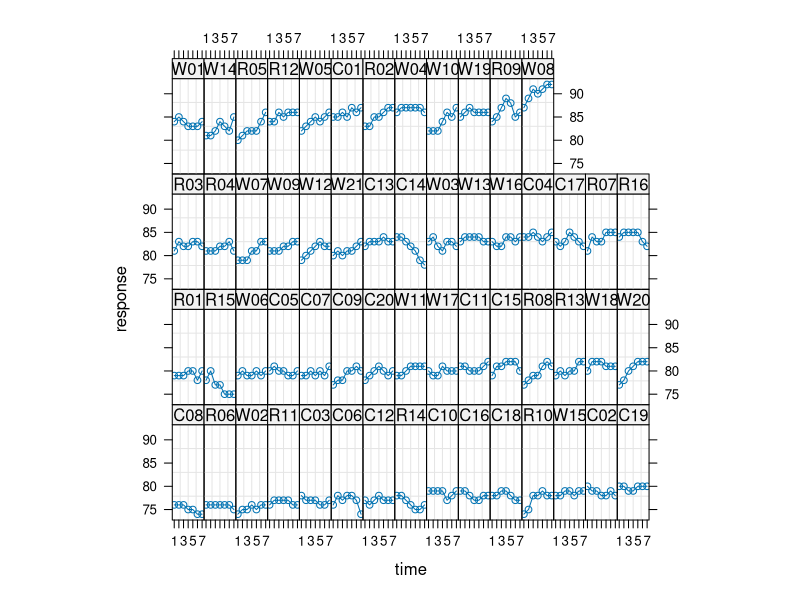
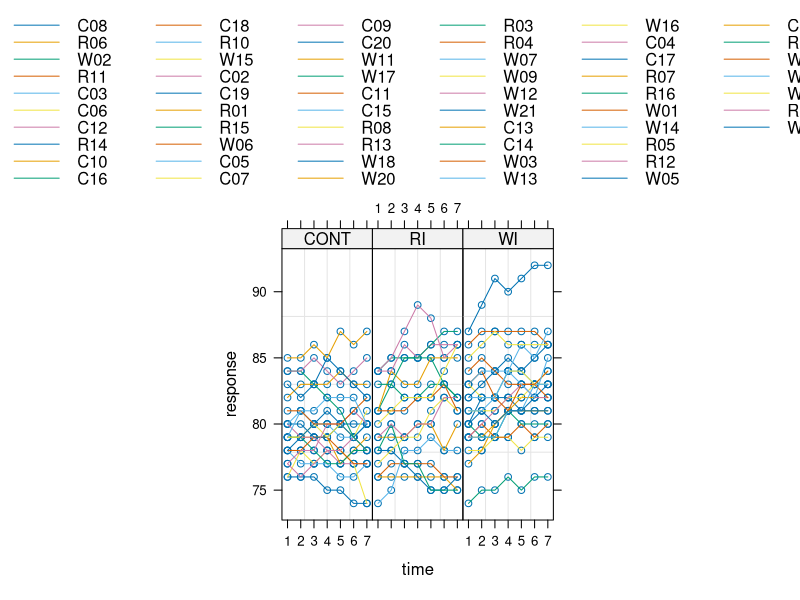
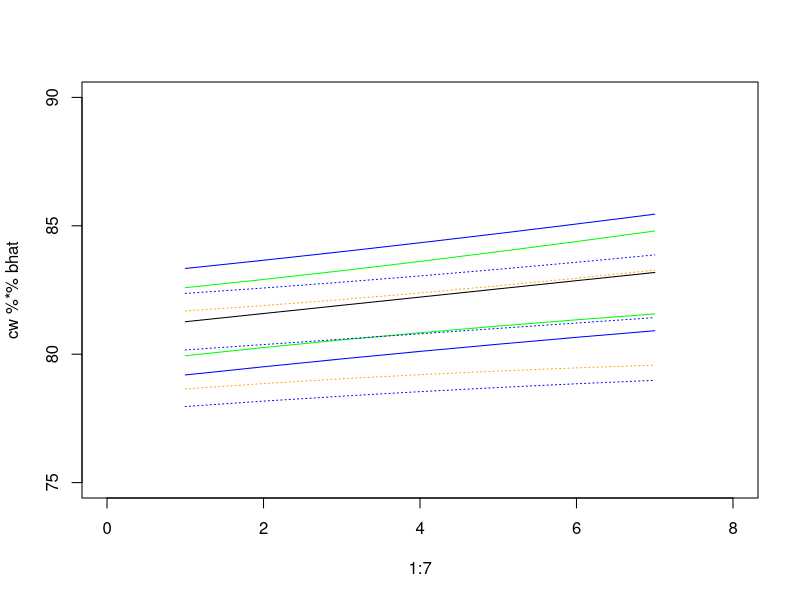
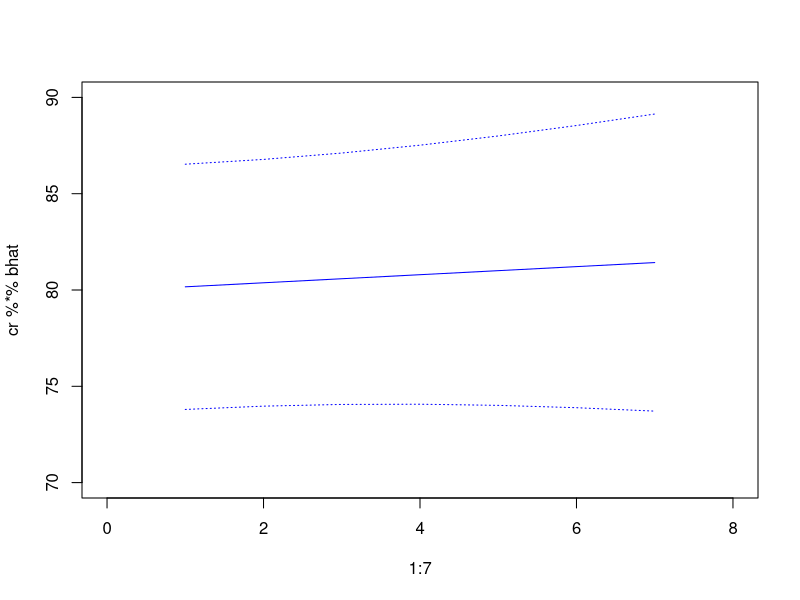

The R script that drew these images, in order:
weight <- read.table('weight.dat',header=TRUE)
sub <- paste(substr(weight$tmt,1,1),sprintf("%02d",weight$subject),sep='')
weight$sub <- sub
head(weight)
ztime <- weight$time - 1
weight$ztime <- ztime
weightsort <- weight[order(weight$sub),]
weightsort[1:14,]
library(nlme)
WeightG <- groupedData(response ~ time | sub,data=weight)
plot(WeightG)
plot(WeightG,outer=~tmt)
fitlm <- lm(response~-1+as.factor(tmt)+ztime:as.factor(tmt),data=weight)
summary(fitlm)
logLik(fitlm)
library(lme4)
fitcs <- lmer(response ~-1+as.factor(tmt)+ztime:as.factor(tmt) + (1|sub),data=weight)
summary(fitcs)
logLik(fitcs)
fitcsg <- gls(response ~-1+as.factor(tmt)+ztime:as.factor(tmt),correlation = corCompSymm(form=~1|sub),data=weight)
logLik(fitcsg)
fitrc <- lmer(response ~ -1 + as.factor(tmt)+ztime:as.factor(tmt) + (ztime|sub),data=weight)
summary(fitrc)
logLik(fitrc)
fitrc1 <- lmer(response ~ -1 + as.factor(tmt)+ztime:as.factor(tmt) + (ztime||sub),data=weightsort)
summary(fitrc1)
logLik(fitrc1)
library(lmerTest)
fitTest <- lmerTest::lmer(response ~ as.factor(tmt)+ztime:as.factor(tmt) + (ztime||sub),data=weightsort)
anova(fitTest)
bhat <- t(t(fixef(fitrc1)))
bhat
uhat <- ranef(fitrc1)$sub
uhat
test <- matrix(as.matrix(uhat),114,1)
uhat <- test
uhat
X <- model.matrix(~-1+as.factor(tmt)+ztime:as.factor(tmt),data=weightsort)
dim(X)
Z <- model.matrix(response~-1+as.factor(sub)+ztime:sub,data=weightsort)
dim(Z)
Z[2,]
summary(fitrc1)
R <- .6337*diag(1,399)
g <- rbind(c(8.8853,0),c(0,.1234))
g
G <- g%x%diag(1,57)
dim(G)
G[1:7,1:7]
G[56:60,56:60]
sigma <- Z%*%G%*%t(Z)+R
sigma[1:7,1:7]
v11 <- solve(t(X)%*%solve(sigma)%*%X)
v22 <- solve(t(Z)%*%R%*%Z + solve(G)) + G%*%t(Z)%*%solve(sigma)%*%X%*%v11%*%t(X)%*%solve(sigma)%*%Z%*%G
v12 <- -v11%*%t(X)%*%solve(sigma)%*%Z%*%G
v21 <- t(v12)
chat <- rbind(cbind(v11,v12),cbind(v21,v22))
z56 <- rep(0,56)
z56 <- t(z56)
csub1 <- cbind(1,0,0,6,0,0,1,z56,6,z56)
csub1
bhatuhat <- rbind(bhat,uhat)
bhatuhat
csub1%*%bhatuhat
# confidence interval for subject 1 in control at ztime 6
# actual response is 87
csub1%*%bhatuhat + qt(.975,55)*sqrt(csub1%*%chat%*%t(csub1))
csub1%*%bhatuhat - qt(.975,55)*sqrt(csub1%*%chat%*%t(csub1))
#prediction interval (which is a little silly here)
csub1%*%bhatuhat + qt(.975,55)*sqrt(csub1%*%chat%*%t(csub1)+.6337)
csub1%*%bhatuhat - qt(.975,55)*sqrt(csub1%*%chat%*%t(csub1)+.6337)
vhatbhat <- chat[1:6,1:6]
cw6 <- rbind(c(0,0,1,0,0,6))
cw6
ucl <- cw6%*%bhat + qt(.975,55)*sqrt(cw6%*%vhatbhat%*%t(cw6))
lcl <- cw6%*%bhat - qt(.975,55)*sqrt(cw6%*%vhatbhat%*%t(cw6))
c(lcl,cw6%*%bhat,ucl)
cw <- cbind(0,0,1,0,0,0:6)
cw
plot(1:7,cw%*%bhat,xlim=c(0,8),ylim=c(75,90),type='l')
ucl <- cw%*%bhat + qt(.975,55)*sqrt(diag(cw%*%vhatbhat%*%t(cw)))
lcl <- cw%*%bhat - qt(.975,55)*sqrt(diag(cw%*%vhatbhat%*%t(cw)))
cbind(lcl,cw%*%bhat,ucl)
lines(1:7,ucl,col='green')
lines(1:7,lcl,col='green')
cr <- cbind(0,1,0,0,0:6,0)
lines(1:7,cr%*%bhat,lty=3,col='blue')
ucl <- cr%*%bhat + qt(.975,55)*sqrt(diag(cr%*%vhatbhat%*%t(cr)))
lcl <- cr%*%bhat - qt(.975,55)*sqrt(diag(cr%*%vhatbhat%*%t(cr)))
cbind(lcl,cr%*%bhat,ucl)
lines(1:7,ucl,col='orange',lty=3)
lines(1:7,lcl,col='orange',lty=3)
crw1 <- cbind(0,-1,1,0,0,0)
tstat <- (crw1%*%bhat)/sqrt(crw1%*%vhatbhat%*%t(crw1))
tstat
2*(1-pt(tstat,55))
crw6 <- cbind(0,-1,1,0,-6,6)
tstat <- (crw6%*%bhat)/sqrt(crw6%*%vhatbhat%*%t(crw6))
tstat
2*(1-pt(tstat,55))
csrw <- cbind(0,0,0,0,-1,1)
tstat <- (csrw%*%bhat)/sqrt(csrw%*%vhatbhat%*%t(csrw))
tstat
2*(1-pt(tstat,55))
# This next section is illustrative, but incorrect
upl <- cr%*%bhat + qt(.975,55)*sqrt(diag(cr%*%vhatbhat%*%t(cr)+.6337))
lpl <- cr%*%bhat - qt(.975,55)*sqrt(diag(cr%*%vhatbhat%*%t(cr)+.6337))
lines(1:7,upl,col='blue',lty=3)
lines(1:7,lpl,col='blue',lty=3)
upl <- cw%*%bhat + qt(.975,55)*sqrt(diag(cw%*%vhatbhat%*%t(cw)+.6337))
lpl <- cw%*%bhat - qt(.975,55)*sqrt(diag(cw%*%vhatbhat%*%t(cw)+.6337))
lines(1:7,upl,col='blue',lty=1)
lines(1:7,lpl,col='blue',lty=1)
plot(1:7,cr%*%bhat,xlim=c(0,8),ylim=c(70,90),type='l',col='blue')
# This is the correct way to do prediction intervals
z <- cbind(1,0:6)
r <- .6337*diag(1,7)
vardata <- z%*%g%*%t(z)+r
upl <- cr%*%bhat + qt(.975,55)*sqrt(diag(cr%*%vhatbhat%*%t(cr)+vardata))
lpl <- cr%*%bhat - qt(.975,55)*sqrt(diag(cr%*%vhatbhat%*%t(cr)+vardata))
lines(1:7,upl,col='blue',lty=3)
lines(1:7,lpl,col='blue',lty=3)
# other potential models
fitar1 <- gls(response ~-1+as.factor(tmt)+ztime:as.factor(tmt),correlation = corAR1(form=~1|sub),data=weight)
summary(fitar1)
3.282^2
logLik(fitar1)
getVarCov(fitar1)
vhatbhat <- vcov(fitar1)
vhatbhat
bb <- matrix(0,7,7)
bb
for (i in 1:7){for (j in 1:7){bb[i,j]<- ifelse(i==j,10.77,10.77*.95^(abs(i-j)))}}
bb
fitar1w <- gls(response ~-1+as.factor(tmt)+ztime:as.factor(tmt),correlation = corAR1(form=~1|sub),weights=varIdent(form=~1|tmt),data=weight)
summary(fitar1w)
logLik(fitar1w)
anova(fitar1,fitar1w)
fitar1wzt <- gls(response ~-1+as.factor(tmt)+ztime:as.factor(tmt),correlation = corAR1(form=~1|sub),weights=varIdent(form=~1|ztime),data=weight)
anova(fitar1,fitar1wzt)
summary(fitar1wzt)
logLik(fitar1wzt)
getVarCov(fitar1wzt)
fitun <- gls(response ~ -1+as.factor(tmt)+ztime:as.factor(tmt),correlation=corSymm(form=~1|sub),weights=varIdent(form=~1|ztime),data=weight)
logLik(fitun)
getVarCov(fitun)
anova(fitar1,fitun)
summary(fitun)
AIC(fitrc1)
AIC(fitar1)
AIC(fitun)
AIC(fitar1w)
AIC(fitar1wzt)
BIC(fitrc1)
BIC(fitar1)
BIC(fitun)
BIC(fitar1w)
BIC(fitar1wzt)
keep <- sample(1:399,300)
weightun <- weight[keep,]
dim(weightun)
fitrc1u <- lmer(response ~ -1 + as.factor(tmt)+ztime:as.factor(tmt) + (ztime||sub),data=weightun)
fitar1u <- gls(response ~-1+as.factor(tmt)+ztime:as.factor(tmt),correlation = corAR1(form=~1|sub),data=weightun)
fitar1wu <- gls(response ~-1+as.factor(tmt)+ztime:as.factor(tmt),correlation = corAR1(form=~1|sub),weights=varIdent(form=~1|tmt),data=weightun)
AIC(fitrc1u)
AIC(fitar1u)
AIC(fitar1wu)
BIC(fitrc1u)
BIC(fitar1u)
BIC(fitar1wu)
